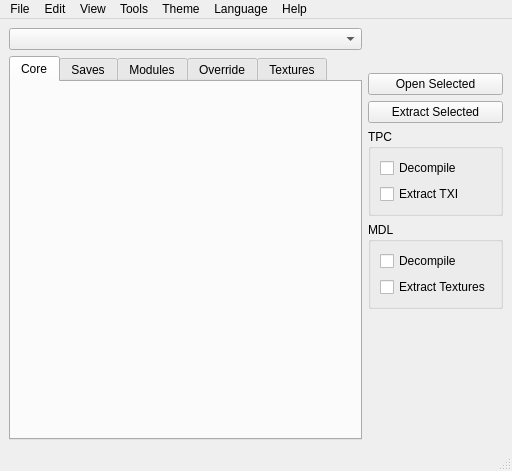
<?xml version="1.0" encoding="UTF-8"?>
<ui version="4.0">
  <class>MainWindow</class>
  <widget class="QMainWindow" name="MainWindow">
    <property name="geometry">
      <rect>
        <x>0</x>
        <y>0</y>
        <width>512</width>
        <height>471</height>
      </rect>
    </property>
    <property name="acceptDrops">
      <bool>true</bool>
    </property>
    <property name="windowTitle">
      <string>Holocron Toolset</string>
    </property>
    <widget class="QWidget" name="centralwidget">
      <layout class="QHBoxLayout" name="horizontalLayout">
        <property name="sizeConstraint">
          <enum>QLayout::SetMinimumSize</enum>
        </property>
        <item>
          <layout class="QVBoxLayout" name="verticalLayout_4">
            <item>
              <widget class="QComboBox" name="gameCombo" />
            </item>
            <item>
              <widget class="QTabWidget" name="resourceTabs">
                <property name="currentIndex">
                  <number>0</number>
                </property>
                <widget class="QWidget" name="coreTab">
                  <attribute name="title">
                    <string>Core</string>
                  </attribute>
                  <layout class="QVBoxLayout" name="verticalLayout_2">
                    <property name="leftMargin">
                      <number>0</number>
                    </property>
                    <property name="topMargin">
                      <number>0</number>
                    </property>
                    <property name="rightMargin">
                      <number>0</number>
                    </property>
                    <property name="bottomMargin">
                      <number>0</number>
                    </property>
                    <item>
                      <widget class="ResourceList" name="coreWidget" native="true" />
                    </item>
                  </layout>
                </widget>
                <widget class="QWidget" name="savesTab">
                  <attribute name="title">
                    <string>Saves</string>
                  </attribute>
                  <layout class="QVBoxLayout" name="verticalLayoutSavesTab">
                    <item>
                      <layout class="QHBoxLayout" name="horizontalLayoutSaveButtons">
                        <item>
                          <widget class="QPushButton" name="openSaveEditorButton">
                            <property name="text">
                              <string>Open Save Editor</string>
                            </property>
                            <property name="enabled">
                              <bool>false</bool>
                            </property>
                            <property name="toolTip">
                              <string>Open the selected save in the Save Editor</string>
                            </property>
                          </widget>
                        </item>
                        <item>
                          <spacer name="horizontalSpacerSaves">
                            <property name="orientation">
                              <enum>Qt::Horizontal</enum>
                            </property>
                            <property name="sizeHint" stdset="0">
                              <size>
                                <width>40</width>
                                <height>20</height>
                              </size>
                            </property>
                          </spacer>
                        </item>
                      </layout>
                    </item>
                    <item>
                      <layout class="QGridLayout" name="gridLayoutSaves">
                        <property name="leftMargin">
                          <number>0</number>
                        </property>
                        <property name="topMargin">
                          <number>0</number>
                        </property>
                        <property name="rightMargin">
                          <number>0</number>
                        </property>
                        <property name="bottomMargin">
                          <number>0</number>
                        </property>
                        <property name="spacing">
                          <number>0</number>
                        </property>
                        <item row="0" column="0" rowspan="2" colspan="2">
                          <widget class="ResourceList" name="savesWidget" native="true" />
                        </item>
                      </layout>
                    </item>
                  </layout>
                </widget>
                <widget class="QWidget" name="modulesTab">
                  <attribute name="title">
                    <string>Modules</string>
                  </attribute>
                  <layout class="QVBoxLayout" name="verticalLayoutModulesTab">
                    <item>
                      <layout class="QHBoxLayout" name="horizontalLayoutModuleButtons">
                        <item>
                          <widget class="QPushButton" name="specialActionButton">
                            <property name="text">
                              <string>Designer</string>
                            </property>
                          </widget>
                        </item>
                        <item>
                          <widget class="QPushButton" name="levelBuilderButton">
                            <property name="text">
                              <string>Level Builder</string>
                            </property>
                          </widget>
                        </item>
                        <item>
                          <spacer name="horizontalSpacerModuleButtons">
                            <property name="orientation">
                              <enum>Qt::Horizontal</enum>
                            </property>
                            <property name="sizeHint" stdset="0">
                              <size>
                                <width>40</width>
                                <height>20</height>
                              </size>
                            </property>
                          </spacer>
                        </item>
                      </layout>
                    </item>
                    <item>
                      <layout class="QGridLayout" name="gridLayoutModules">
                        <property name="leftMargin">
                          <number>0</number>
                        </property>
                        <property name="topMargin">
                          <number>0</number>
                        </property>
                        <property name="rightMargin">
                          <number>0</number>
                        </property>
                        <property name="bottomMargin">
                          <number>0</number>
                        </property>
                        <property name="spacing">
                          <number>0</number>
                        </property>
                        <item row="0" column="0" rowspan="1" colspan="2">
                          <widget class="ResourceList" name="modulesWidget" native="true" />
                        </item>
                      </layout>
                    </item>
                  </layout>
                </widget>
                <widget class="QWidget" name="overrideTab">
                  <attribute name="title">
                    <string>Override</string>
                  </attribute>
                  <layout class="QVBoxLayout" name="verticalLayout_3">
                    <property name="spacing">
                      <number>0</number>
                    </property>
                    <property name="leftMargin">
                      <number>0</number>
                    </property>
                    <property name="topMargin">
                      <number>0</number>
                    </property>
                    <property name="rightMargin">
                      <number>0</number>
                    </property>
                    <property name="bottomMargin">
                      <number>0</number>
                    </property>
                    <item>
                      <widget class="ResourceList" name="overrideWidget" native="true" />
                    </item>
                  </layout>
                </widget>
                <widget class="QWidget" name="texturesTab">
                  <attribute name="title">
                    <string>Textures</string>
                  </attribute>
                  <layout class="QVBoxLayout" name="verticalLayout_6">
                    <item>
                      <widget class="TextureList" name="texturesWidget" native="true" />
                    </item>
                  </layout>
                </widget>
              </widget>
            </item>
          </layout>
        </item>
        <item>
          <layout class="QVBoxLayout" name="vboxlayout">
            <property name="sizeConstraint">
              <enum>QLayout::SetFixedSize</enum>
            </property>
            <item>
              <spacer name="verticalSpacer_2">
                <property name="orientation">
                  <enum>Qt::Vertical</enum>
                </property>
                <property name="sizeType">
                  <enum>QSizePolicy::Fixed</enum>
                </property>
                <property name="sizeHint" stdset="0">
                  <size>
                    <width>124</width>
                    <height>45</height>
                  </size>
                </property>
              </spacer>
            </item>
            <item>
              <widget class="QFrame" name="sidebar">
                <property name="frameShape">
                  <enum>QFrame::NoFrame</enum>
                </property>
                <property name="frameShadow">
                  <enum>QFrame::Raised</enum>
                </property>
                <layout class="QVBoxLayout" name="verticalLayoutRightPanel">
                  <property name="leftMargin">
                    <number>0</number>
                  </property>
                  <property name="topMargin">
                    <number>0</number>
                  </property>
                  <property name="rightMargin">
                    <number>0</number>
                  </property>
                  <property name="bottomMargin">
                    <number>0</number>
                  </property>
                  <item>
                    <widget class="QPushButton" name="openButton">
                      <property name="text">
                        <string>Open Selected</string>
                      </property>
                    </widget>
                  </item>
                  <item>
                    <widget class="QPushButton" name="extractButton">
                      <property name="sizePolicy">
                        <sizepolicy hsizetype="Minimum" vsizetype="Fixed">
                          <horstretch>0</horstretch>
                          <verstretch>0</verstretch>
                        </sizepolicy>
                      </property>
                      <property name="text">
                        <string>Extract Selected</string>
                      </property>
                    </widget>
                  </item>
                  <item>
                    <widget class="QGroupBox" name="tpcGroup_2">
                      <property name="title">
                        <string>TPC</string>
                      </property>
                      <layout class="QVBoxLayout" name="verticalLayout_10">
                        <item>
                          <widget class="QCheckBox" name="tpcDecompileCheckbox">
                            <property name="text">
                              <string>Decompile</string>
                            </property>
                          </widget>
                        </item>
                        <item>
                          <widget class="QCheckBox" name="tpcTxiCheckbox">
                            <property name="text">
                              <string>Extract TXI</string>
                            </property>
                          </widget>
                        </item>
                      </layout>
                    </widget>
                  </item>
                  <item>
                    <widget class="QGroupBox" name="mdlGroup_2">
                      <property name="title">
                        <string>MDL</string>
                      </property>
                      <layout class="QVBoxLayout" name="verticalLayout_9">
                        <item>
                          <widget class="QCheckBox" name="mdlDecompileCheckbox">
                            <property name="enabled">
                              <bool>true</bool>
                            </property>
                            <property name="toolTip">
                              <string>Decompile MDL to ASCII format</string>
                            </property>
                            <property name="text">
                              <string>Decompile</string>
                            </property>
                          </widget>
                        </item>
                        <item>
                          <widget class="QCheckBox" name="mdlTexturesCheckbox">
                            <property name="text">
                              <string>Extract Textures</string>
                            </property>
                          </widget>
                        </item>
                      </layout>
                    </widget>
                  </item>
                </layout>
              </widget>
            </item>
            <item>
              <spacer name="verticalSpacer">
                <property name="orientation">
                  <enum>Qt::Vertical</enum>
                </property>
                <property name="sizeHint" stdset="0">
                  <size>
                    <width>124</width>
                    <height>40</height>
                  </size>
                </property>
              </spacer>
            </item>
          </layout>
        </item>
      </layout>
    </widget>
    <widget class="QMenuBar" name="menubar">
      <property name="geometry">
        <rect>
          <x>0</x>
          <y>0</y>
          <width>512</width>
          <height>22</height>
        </rect>
      </property>
      <widget class="QMenu" name="menuFile">
        <property name="title">
          <string>File</string>
        </property>
        <widget class="QMenu" name="menuNew">
          <property name="title">
            <string>New</string>
          </property>
          <addaction name="actionNewDLG" />
          <addaction name="actionNewNSS" />
          <addaction name="actionNewUTC" />
          <addaction name="actionNewUTP" />
          <addaction name="actionNewUTD" />
          <addaction name="actionNewUTI" />
          <addaction name="actionNewUTS" />
          <addaction name="actionNewUTT" />
          <addaction name="actionNewUTM" />
          <addaction name="actionNewUTW" />
          <addaction name="actionNewUTE" />
          <addaction name="actionNewTLK" />
          <addaction name="separator" />
          <addaction name="actionNewGFF" />
          <addaction name="actionNewERF" />
          <addaction name="actionNewTXT" />
          <addaction name="actionNewSSF" />
        </widget>
        <widget class="QMenu" name="menuRecentFiles">
          <property name="title">
            <string>Recent Files</string>
          </property>
        </widget>
        <addaction name="menuNew" />
        <addaction name="openAction" />
        <addaction name="menuRecentFiles" />
        <addaction name="separator" />
        <addaction name="actionSettings" />
        <addaction name="separator" />
        <addaction name="actionExit" />
      </widget>
      <widget class="QMenu" name="menuEdit">
        <property name="title">
          <string>Edit</string>
        </property>
        <addaction name="separator" />
        <addaction name="actionEditTLK" />
        <addaction name="actionEditJRL" />
      </widget>
      <widget class="QMenu" name="menuView">
        <property name="title">
          <string>View</string>
        </property>
        <addaction name="actionLegacyLayout" />
      </widget>
      <widget class="QMenu" name="menuTheme">
        <property name="title">
          <string>Theme</string>
        </property>
      </widget>
      <widget class="QMenu" name="menuLanguage">
        <property name="title">
          <string>Language</string>
        </property>
      </widget>
      <widget class="QMenu" name="menuTools">
        <property name="title">
          <string>Tools</string>
        </property>
        <addaction name="actionModuleDesigner" />
        <addaction name="actionIndoorMapBuilder" />
        <addaction name="separator" />
        <addaction name="actionKotorDiff" />
        <addaction name="actionTSLPatchDataEditor" />
        <addaction name="separator" />
        <addaction name="actionFileSearch" />
        <addaction name="actionCloneModule" />
      </widget>
      <widget class="QMenu" name="menuHelp">
        <property name="title">
          <string>Help</string>
        </property>
        <widget class="QMenu" name="menuDiscord">
          <property name="title">
            <string>Discord</string>
          </property>
          <addaction name="actionDiscordHolocronToolset" />
          <addaction name="actionDiscordKotOR" />
          <addaction name="actionDiscordDeadlyStream" />
        </widget>
        <addaction name="actionHelpAbout" />
        <addaction name="menuDiscord" />
        <addaction name="actionInstructions" />
        <addaction name="actionHelpUpdates" />
      </widget>
      <addaction name="menuFile" />
      <addaction name="menuEdit" />
      <addaction name="menuView" />
      <addaction name="menuTools" />
      <addaction name="menuTheme" />
      <addaction name="menuLanguage" />
      <addaction name="menuHelp" />
    </widget>
    <widget class="QStatusBar" name="statusbar" />
    <action name="cloneModuleAction">
      <property name="text">
        <string>Clone Module</string>
      </property>
    </action>
    <action name="actionRecent_Files">
      <property name="text">
        <string>Recent Files</string>
      </property>
    </action>
    <action name="actionExit">
      <property name="text">
        <string>Exit</string>
      </property>
    </action>
    <action name="actionSettings">
      <property name="text">
        <string>Settings</string>
      </property>
    </action>
    <action name="actionAbout">
      <property name="text">
        <string>About</string>
      </property>
    </action>
    <action name="actionOpen">
      <property name="text">
        <string>Open</string>
      </property>
    </action>
    <action name="actionCheck_for_Updates">
      <property name="text">
        <string>Check for Updates</string>
      </property>
    </action>
    <action name="actionCreature">
      <property name="text">
        <string>Creature</string>
      </property>
    </action>
    <action name="actionItem">
      <property name="text">
        <string>Item</string>
      </property>
    </action>
    <action name="actionDoor">
      <property name="text">
        <string>Door</string>
      </property>
    </action>
    <action name="actionPlaceable">
      <property name="text">
        <string>Placeable</string>
      </property>
    </action>
    <action name="actionMerchant">
      <property name="text">
        <string>Merchant</string>
      </property>
    </action>
    <action name="actionEncounter">
      <property name="text">
        <string>Encounter</string>
      </property>
    </action>
    <action name="actionTrigger">
      <property name="text">
        <string>Trigger</string>
      </property>
    </action>
    <action name="actionWaypoint">
      <property name="text">
        <string>Waypoint</string>
      </property>
    </action>
    <action name="actionDialog">
      <property name="enabled">
        <bool>false</bool>
      </property>
      <property name="text">
        <string>Dialog</string>
      </property>
    </action>
    <action name="openAction">
      <property name="text">
        <string>Open</string>
      </property>
    </action>
    <action name="actionNewGFF">
      <property name="text">
        <string>GFF</string>
      </property>
    </action>
    <action name="actionNewERF">
      <property name="text">
        <string>ERF</string>
      </property>
    </action>
    <action name="actionNewTXT">
      <property name="text">
        <string>TXT</string>
      </property>
    </action>
    <action name="actionEditTLK">
      <property name="enabled">
        <bool>false</bool>
      </property>
      <property name="text">
        <string>Edit Talk Table</string>
      </property>
    </action>
    <action name="actionHelpUpdates">
      <property name="text">
        <string>Check For Updates</string>
      </property>
    </action>
    <action name="actionHelpAbout">
      <property name="text">
        <string>About</string>
      </property>
    </action>
    <action name="actionNewSSF">
      <property name="text">
        <string>SSF</string>
      </property>
    </action>
    <action name="actionNewUTC">
      <property name="enabled">
        <bool>false</bool>
      </property>
      <property name="icon">
        <iconset>
          <normalon>:/images/icons/kx/creature.png</normalon>
        </iconset>
      </property>
      <property name="text">
        <string>Creature</string>
      </property>
    </action>
    <action name="actionCloneModule">
      <property name="enabled">
        <bool>false</bool>
      </property>
      <property name="text">
        <string>Clone Module</string>
      </property>
    </action>
    <action name="actionNewUTP">
      <property name="enabled">
        <bool>false</bool>
      </property>
      <property name="icon">
        <iconset resource="../../resources/resources.qrc">
          <normaloff>:/images/icons/kx/placeable.png</normaloff>:/images/icons/kx/placeable.png</iconset>
      </property>
      <property name="text">
        <string>Placeable</string>
      </property>
    </action>
    <action name="actionNewUTD">
      <property name="enabled">
        <bool>false</bool>
      </property>
      <property name="icon">
        <iconset resource="../../resources/resources.qrc">
          <normaloff>:/images/icons/kx/door.png</normaloff>:/images/icons/kx/door.png</iconset>
      </property>
      <property name="text">
        <string>Door</string>
      </property>
    </action>
    <action name="actionNewUTW">
      <property name="enabled">
        <bool>false</bool>
      </property>
      <property name="icon">
        <iconset resource="../../resources/resources.qrc">
          <normaloff>:/images/icons/kx/waypoint.png</normaloff>:/images/icons/kx/waypoint.png</iconset>
      </property>
      <property name="text">
        <string>Waypoint</string>
      </property>
    </action>
    <action name="actionNewUTT">
      <property name="enabled">
        <bool>false</bool>
      </property>
      <property name="icon">
        <iconset resource="../../resources/resources.qrc">
          <normaloff>:/images/icons/kx/trigger.png</normaloff>:/images/icons/kx/trigger.png</iconset>
      </property>
      <property name="text">
        <string>Trigger</string>
      </property>
    </action>
    <action name="actionNewUTE">
      <property name="enabled">
        <bool>false</bool>
      </property>
      <property name="icon">
        <iconset resource="../../resources/resources.qrc">
          <normaloff>:/images/icons/kx/encounter.png</normaloff>:/images/icons/kx/encounter.png</iconset>
      </property>
      <property name="text">
        <string>Encounter</string>
      </property>
    </action>
    <action name="actionNewUTS">
      <property name="enabled">
        <bool>false</bool>
      </property>
      <property name="icon">
        <iconset resource="../../resources/resources.qrc">
          <normaloff>:/images/icons/kx/sound.png</normaloff>:/images/icons/kx/sound.png</iconset>
      </property>
      <property name="text">
        <string>Sound</string>
      </property>
    </action>
    <action name="actionNewUTM">
      <property name="enabled">
        <bool>false</bool>
      </property>
      <property name="icon">
        <iconset resource="../../resources/resources.qrc">
          <normaloff>:/images/icons/kx/merchant.png</normaloff>:/images/icons/kx/merchant.png</iconset>
      </property>
      <property name="text">
        <string>Merchant</string>
      </property>
    </action>
    <action name="actionNewTLK">
      <property name="enabled">
        <bool>true</bool>
      </property>
      <property name="icon">
        <iconset resource="../../resources/resources.qrc">
          <normaloff>:/images/icons/kx/tlk.png</normaloff>:/images/icons/kx/tlk.png</iconset>
      </property>
      <property name="text">
        <string>TalkTable</string>
      </property>
    </action>
    <action name="actionNewUTI">
      <property name="enabled">
        <bool>false</bool>
      </property>
      <property name="icon">
        <iconset resource="../../resources/resources.qrc">
          <normaloff>:/images/icons/kx/item.png</normaloff>:/images/icons/kx/item.png</iconset>
      </property>
      <property name="text">
        <string>Item</string>
      </property>
    </action>
    <action name="actionNewDLG">
      <property name="enabled">
        <bool>false</bool>
      </property>
      <property name="icon">
        <iconset resource="../../resources/resources.qrc">
          <normaloff>:/images/icons/kx/dialog.png</normaloff>:/images/icons/kx/dialog.png</iconset>
      </property>
      <property name="text">
        <string>Dialog</string>
      </property>
    </action>
    <action name="actionNewNSS">
      <property name="enabled">
        <bool>false</bool>
      </property>
      <property name="icon">
        <iconset resource="../../resources/resources.qrc">
          <normaloff>:/images/icons/kx/script.png</normaloff>:/images/icons/kx/script.png</iconset>
      </property>
      <property name="text">
        <string>Script</string>
      </property>
    </action>
    <action name="actionEditJRL">
      <property name="enabled">
        <bool>false</bool>
      </property>
      <property name="text">
        <string>Edit Journal</string>
      </property>
    </action>
    <action name="actionFileSearch">
      <property name="enabled">
        <bool>false</bool>
      </property>
      <property name="text">
        <string>File Search</string>
      </property>
    </action>
    <action name="actionGeometryEditor">
      <property name="enabled">
        <bool>false</bool>
      </property>
      <property name="text">
        <string>Geometry Editor</string>
      </property>
    </action>
    <action name="actionIndoorMapBuilder">
      <property name="enabled">
        <bool>false</bool>
      </property>
      <property name="text">
        <string>Indoor Map Builder</string>
      </property>
    </action>
    <action name="actionEditModule">
      <property name="enabled">
        <bool>false</bool>
      </property>
      <property name="text">
        <string>Edit Module</string>
      </property>
    </action>
    <action name="actionInstructions">
      <property name="text">
        <string>Instructions</string>
      </property>
    </action>
    <action name="actionDiscordHolocronToolset">
      <property name="text">
        <string>Holocron Toolset</string>
      </property>
    </action>
    <action name="actionDiscordKotOR">
      <property name="text">
        <string>KOTOR Community Portal</string>
      </property>
    </action>
    <action name="actionDiscordDeadlyStream">
      <property name="text">
        <string>Deadly Stream</string>
      </property>
    </action>
    <action name="actionModuleDesigner">
      <property name="enabled">
        <bool>false</bool>
      </property>
      <property name="text">
        <string>Module Designer</string>
      </property>
    </action>
    <action name="actionKotorDiff">
      <property name="enabled">
        <bool>false</bool>
      </property>
      <property name="text">
        <string>KotorDiff</string>
      </property>
    </action>
    <action name="actionTSLPatchDataEditor">
      <property name="enabled">
        <bool>false</bool>
      </property>
      <property name="text">
        <string>TSLPatchData Editor</string>
      </property>
    </action>
    <action name="actionLegacyLayout">
      <property name="checkable">
        <bool>true</bool>
      </property>
      <property name="text">
        <string>Legacy Layout</string>
      </property>
      <property name="toolTip">
        <string>Switch to the legacy resource list view</string>
      </property>
    </action>
  </widget>
  <customwidgets>
    <customwidget>
      <class>ResourceList</class>
      <extends>QWidget</extends>
      <header location="global">toolset.gui.widgets.main_widgets</header>
      <container>1</container>
    </customwidget>
    <customwidget>
      <class>TextureList</class>
      <extends>QWidget</extends>
      <header location="global">toolset.gui.widgets.main_widgets</header>
      <container>1</container>
    </customwidget>
  </customwidgets>
  <resources>
    <include location="../../resources/resources.qrc" />
  </resources>
  <connections />
</ui>
